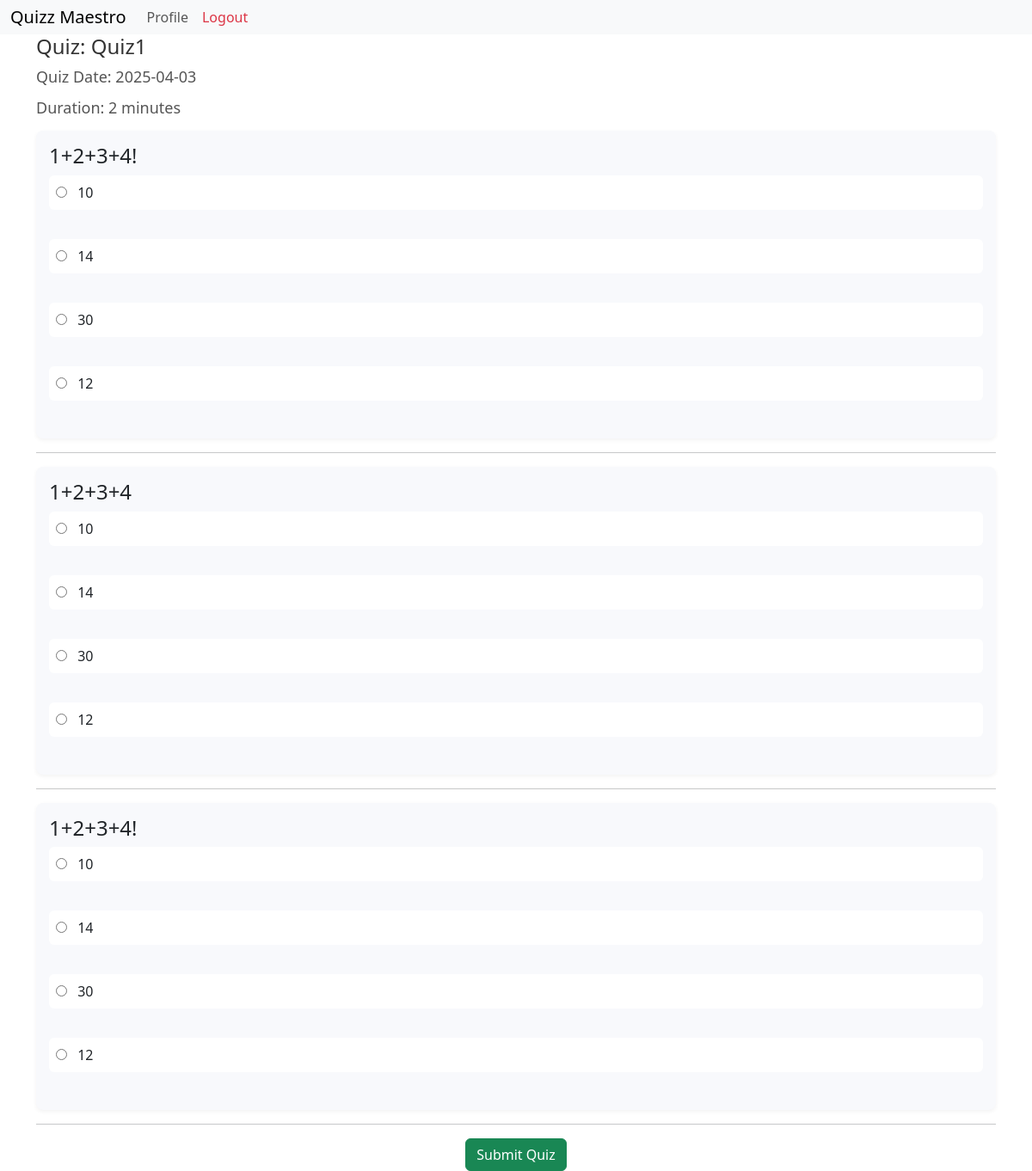
/quiz/start/1 (signed in), run on the app's committed database.
### models.py (models this page shows)
class Quiz(db.Model):
    id = db.Column(db.Integer, primary_key=True)
    title = db.Column(db.String(100), nullable=False)
    quiz_date = db.Column(db.Date, nullable=False)
    duration = db.Column(db.Integer, nullable=False, default=30)
    chapter_id = db.Column(db.Integer, db.ForeignKey('chapter.id', ondelete = 'CASCADE'), nullable=False)
    attempts = db.relationship('QuizAttempt', back_populates="quiz")

class Question(db.Model):
    id = db.Column(db.Integer, primary_key=True)
    quiz_id = db.Column(db.Integer, db.ForeignKey('quiz.id'), nullable=False)
    question_text = db.Column(db.String(500), nullable=False)
    option1 = db.Column(db.String(200), nullable=False)
    option2 = db.Column(db.String(200), nullable=False)
    option3 = db.Column(db.String(200), nullable=False)
    option4 = db.Column(db.String(200), nullable=False)
    correct_option = db.Column(db.Integer, nullable=False)

### routes.py (the view)
@app.route('/quiz/start/<int:quiz_id>')
@auth_required
def start_quiz(quiz_id):
    quiz = Quiz.query.get_or_404(quiz_id)
    questions = Question.query.filter_by(quiz_id=quiz_id).all()
    return render_template('quiz/start.html', quiz=quiz, questions=questions)

### routes.py (called while the page is built)
def auth_required(func):
    @wraps(func)
    def inner(*args, **kwargs):
        if 'user_id' not in session:
            flash('Please login to continue')
            return redirect(url_for('login'))
        return func(*args, **kwargs)
    return inner

### templates/quiz/start.html (shortened to what this page needs)
{% extends 'layout.html' %}
{% block content %}
    <h2>Quiz: {{ quiz.title }}</h2>
    <h3>Quiz Date: {{ quiz.quiz_date.strftime('%Y-%m-%d') }}</h3>
    <div class="form" id="duration">
        <h3>Duration: {{ quiz.duration }} minutes</h3>
    </div>
    <form action="{{ url_for('submit_quiz', quiz_id=quiz.id) }}" method="POST">
        {% for question in questions %}
            <div class="question">
                <h4>{{ question.question_text }}</h4>
                <label><input type="radio" name="question_{{ question.id }}" value="1" required> {{ question.option1 }}</label><br>
                <label><input type="radio" name="question_{{ question.id }}" value="2" required> {{ question.option2 }}</label><br>
                <label><input type="radio" name="question_{{ question.id }}" value="3" required> {{ question.option3 }}</label><br>
                <label><input type="radio" name="question_{{ question.id }}" value="4" required> {{ question.option4 }}</label><br>
            </div>
            <hr>
        {% endfor %}
        <div style="text-align: center;">
        <button type="submit" class="btn btn-success">Submit Quiz</button>
        </div>
    </form>
{% endblock %}

### templates/layout.html (style rules this page uses)
body { margin : 0; padding: 0; }

### templates/quiz/start.html (style rules this page uses)
h2 { color: #333; font-size: 24px; margin-bottom: 10px; }
h3 { color: #555; font-size: 18px; font-weight: 500; margin-bottom: 15px; }
.question { background: #f8f9fc; padding: 15px; border-radius: 8px; margin: 12px 0; box-shadow: 0 2px 5px rgba(0, 0, 0, 0.05); text-align: left; }
label { display: block; background: #fff; padding: 8px; margin: 5px 0; border-radius: 6px; cursor: pointer; transition: all 0.3s ease-in-out; }
input[type="radio"] { margin-right: 8px; }
button { background: #28a745; color: white; padding: 10px 15px; border: none; border-radius: 5px; cursor: pointer; }

### data on the page
Quiz: title "Quiz1", quiz_date "2025-04-03", duration "2"
Question: question_text "1+2+3+4!", option1 "10", option2 "14", option3 "30", option4 "12"
Question: question_text "1+2+3+4", option1 "10", option2 "14", option3 "30", option4 "12"
Question: question_text "1+2+3+4!", option1 "10", option2 "14", option3 "30", option4 "12"
